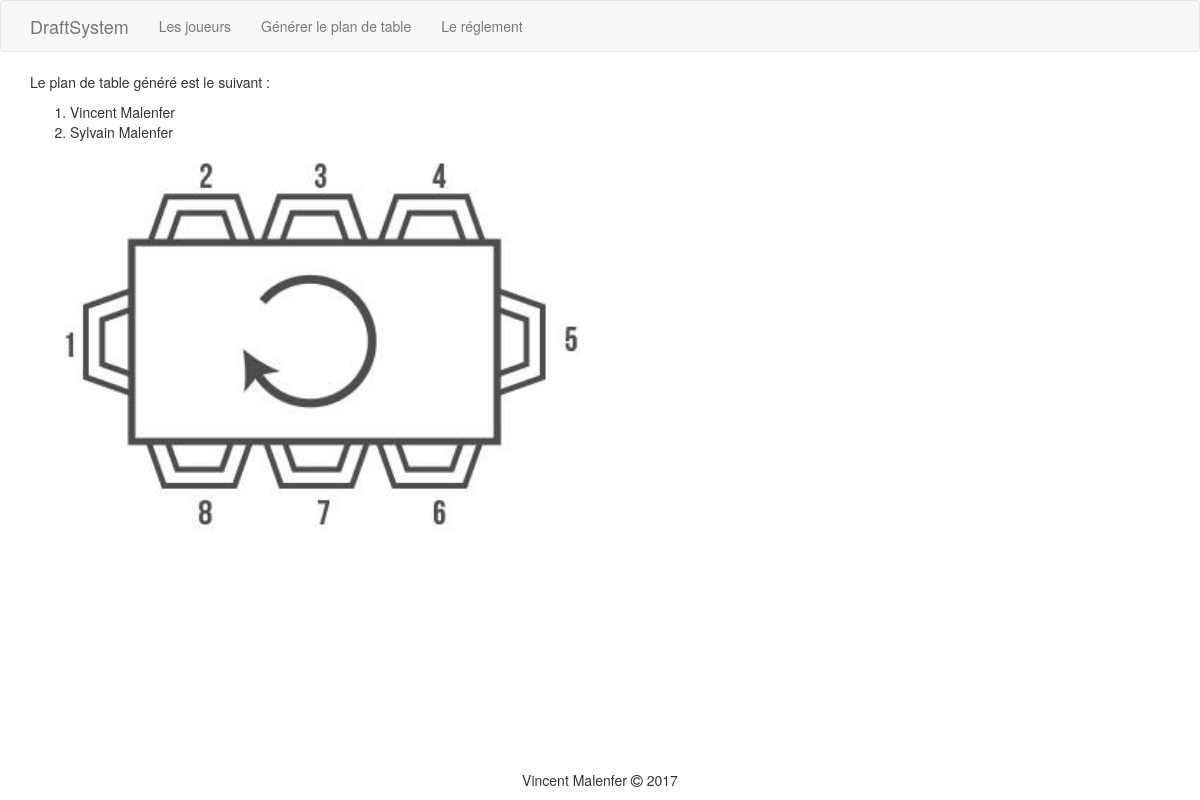
Page /table.php?nom=Malenfer on the committed database.
### tables this page shows
CREATE TABLE `player` (
  `id` int(11) NOT NULL,
  `prenom` varchar(50) NOT NULL,
  `nom` varchar(100) NOT NULL,
  `dci` varchar(255) NOT NULL
);

### table.php (called while the page is built, shortened)
<?php
$nom = (isset($_GET['nom'])) ? $_GET['nom'] : null;
$players = Player::fetchAll($nom);
require 'view/table.php';

### Model/Player.php (called while the page is built, shortened)
<?php
class Player
{
	private $prenom;
	private $nom;
	public function getPrenom()
	{
		return $this->prenom;
	}
	public function getNom()
	{
		return $this->nom;
	}
	public static function fetchAll($nom = null)
	{
		$cnx = Cnx::getInstance();
		$query = 'SELECT * FROM player';
		if (!empty($nom)) {
			$nom = $cnx->quote("%$nom%");
			$query.= " WHERE nom LIKE $nom";
		}
		$stmt = $cnx->query($query);
		return $stmt->fetchAll(\PDO::FETCH_CLASS, self::class);
	}
}

### View/table.php (the view, shortened to what this page needs)
<?php
require 'View/layout/top.php';
?>
<section>
  <p>Le plan de table généré est le suivant : </p>
<?php
  shuffle($players);
  echo("<ol>");
  foreach ($players as $player) :
  ?>
    <li><?= $player->getPrenom()," ", $player->getNom(); ?></li>
  <?php
  endforeach;
  echo("</ol>");
?>
</section>
<aside class="table numéroté">
  <img src="assets/img/tablenum.jpg" alt="plan de table numéroté">
</aside>
<?php
require 'View/layout/bottom.php';
?>

### assets/css/style.css (style rules this page uses)
img { margin: 0 auto; width: 50%; }
html { height: 100%; }
body { position: relative; min-height: 100%; margin: 0; padding: 0; padding-bottom: 3em; }
* { box-sizing: border-box; }

### rows in the picture
player: prenom "Vincent", nom "Malenfer"
player: prenom "Sylvain", nom "Malenfer"
